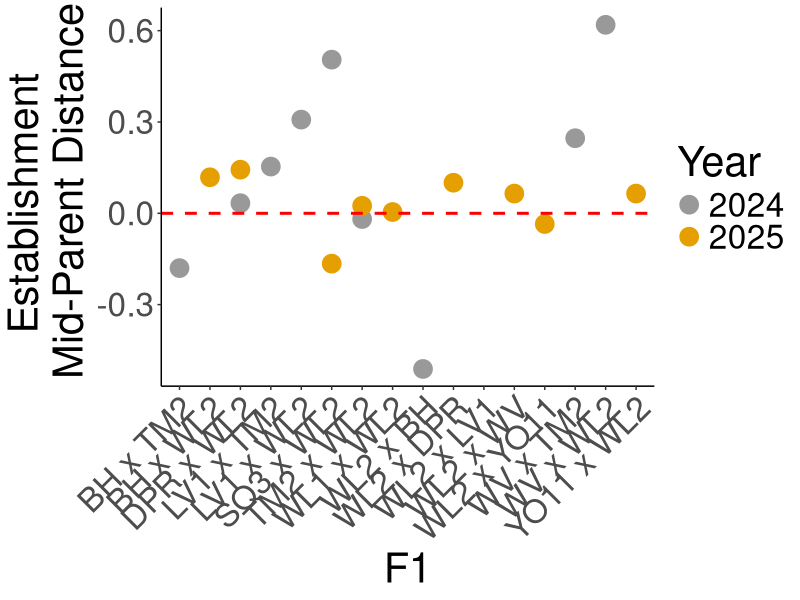
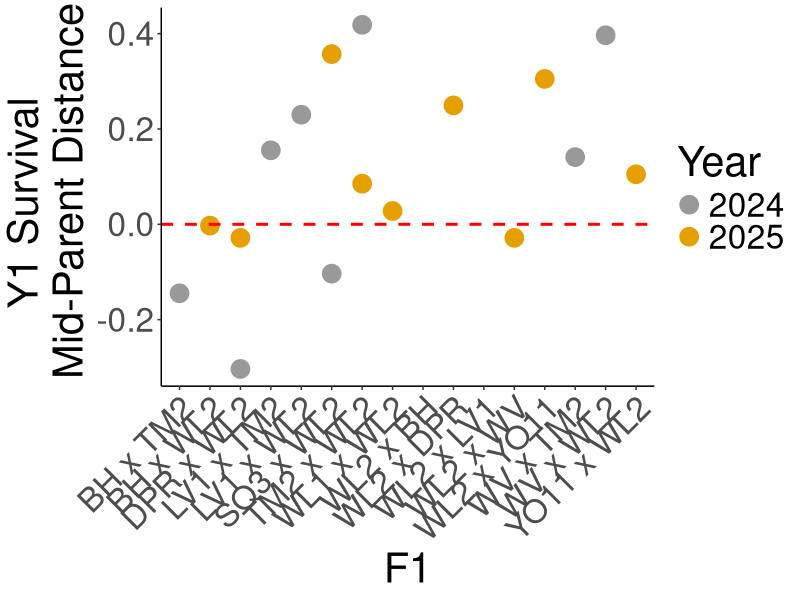
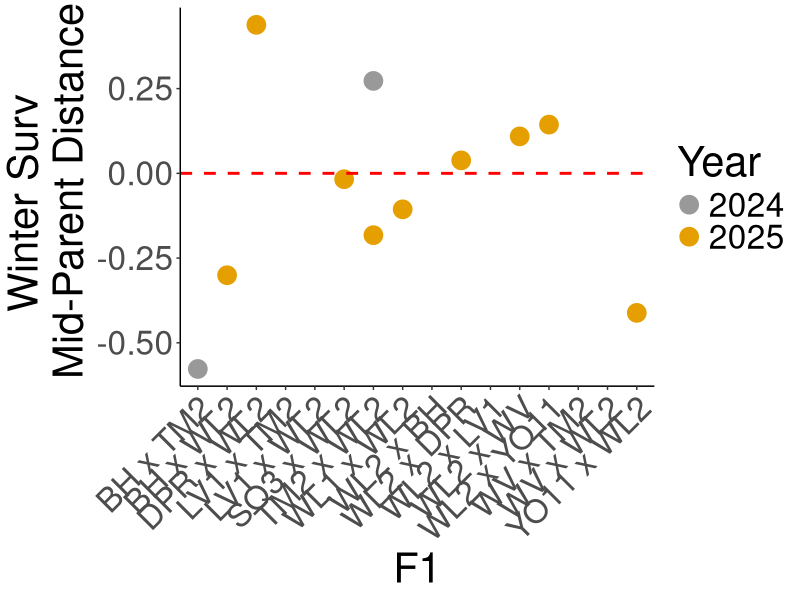
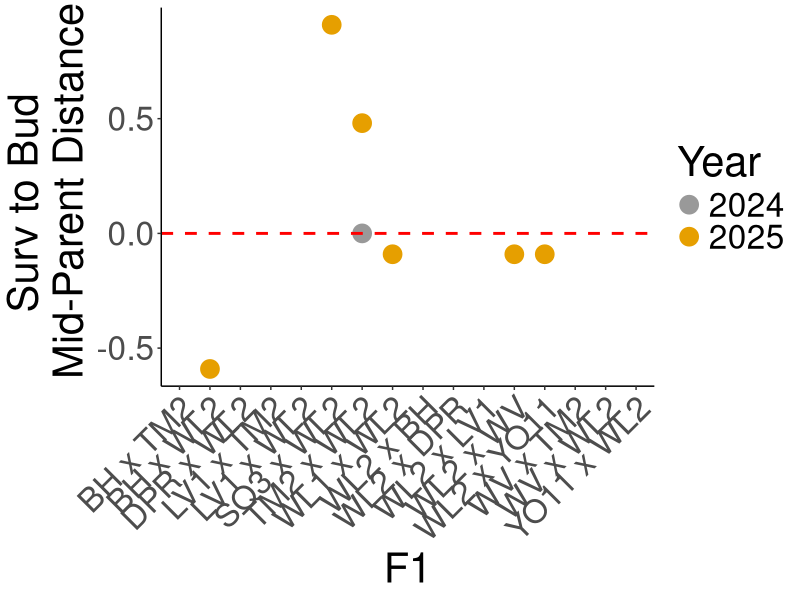
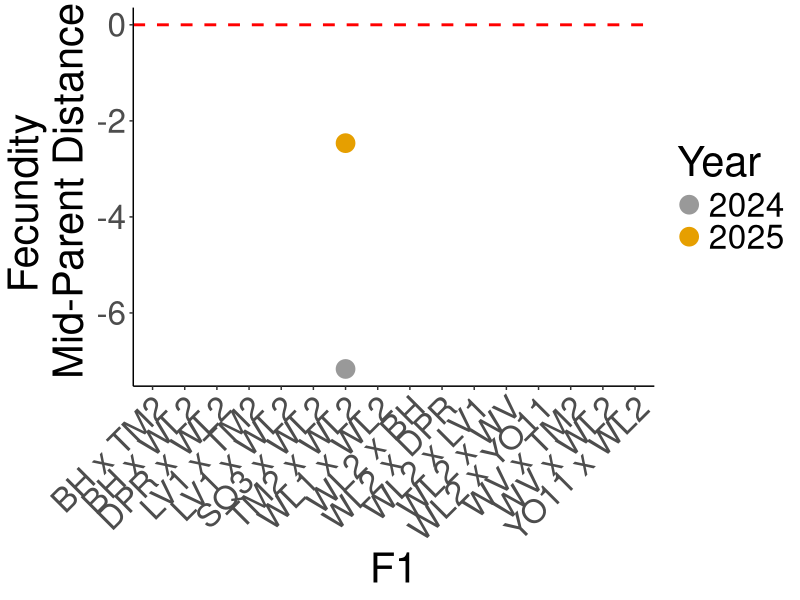
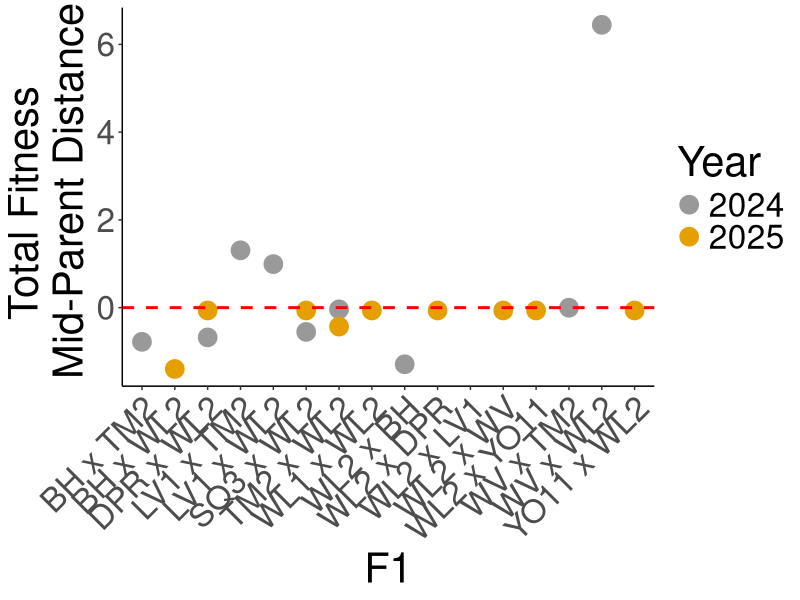
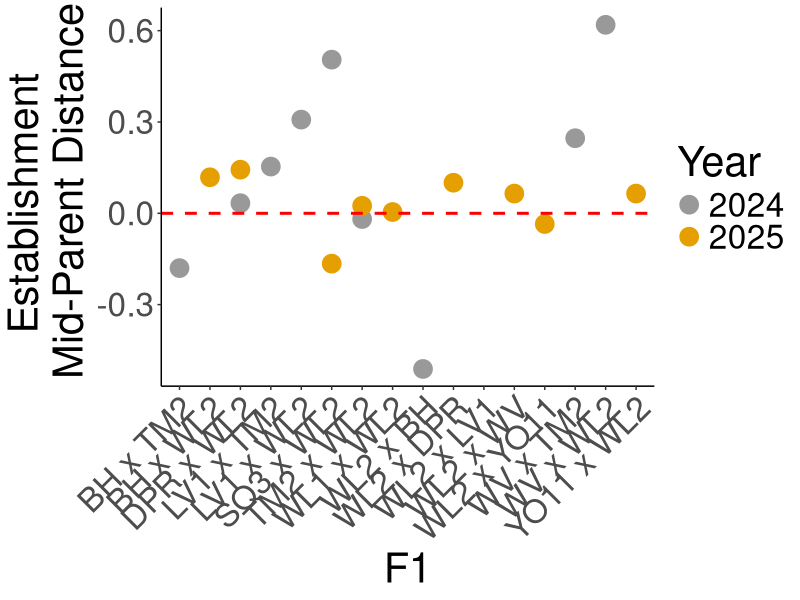
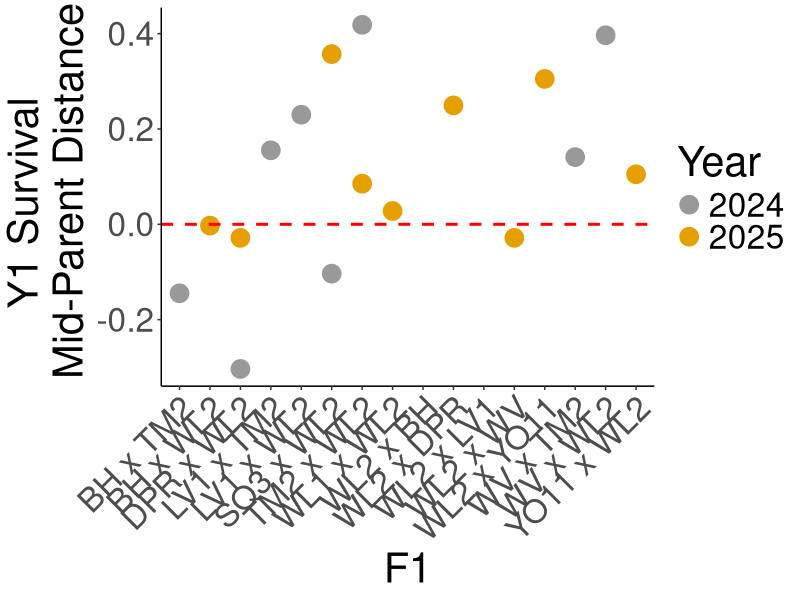

Recreate these plots in R, in order.
## ---- chunk 1
knitr::opts_chunk$set(echo = TRUE)
## ---- chunk 2
library(tidyverse)

cbPalette <- c("#999999", "#E69F00", "#56B4E9", "#009E73", "#F0E442", "#0072B2", "#D55E00", "#CC79A7")
## ---- chunk 3
total_fit_2024 <- read_csv("../output/WL2_Traits/WL2_2024_AllFitness.csv") %>% 
  mutate(num.fruit=if_else(is.na(num.fruit) | num.fruit==0, NA, num.fruit)) %>%  #make num fruit, per-capita rep output (no 0s)
  rename(FruitsY2=num.fruit)

total_fit_2025 <- read_csv("../output/WL2_Traits/WL2_2025_AllFitness.csv")  %>% 
  mutate(FruitsY1=if_else(is.na(FruitsY1) | FruitsY1==0, NA, FruitsY1),
         FruitsY2=if_else(is.na(FruitsY2) | FruitsY2==0, NA, FruitsY2),
         TotalFruit=if_else(is.na(TotalFruit) | TotalFruit==0, NA, TotalFruit)) #make num fruit, per-capita rep output (no 0s)
## ---- chunk 4
total_fit_2024_summary <- total_fit_2024 %>% 
  rename(TotalFruit=FruitsY2) %>% 
  filter(Pop.Type!="F2") %>% 
  group_by(Pop.Type, pop) %>% 
  summarise(n=n(), meanEst=mean(Establishment, na.rm=TRUE), 
            meanY1Surv=mean(Y1Surv, na.rm=TRUE), 
            meanWintSurv=mean(WintSurv, na.rm=TRUE), 
            meanSurvtoBud=mean(SurvtoBud, na.rm=TRUE), 
            meanTotalFruit=mean(TotalFruit, na.rm=TRUE), 
            meanProbFruit=mean(ProbFruit, na.rm=TRUE), 
            meanTotalFit=mean(TotalFitness, na.rm=TRUE)) %>% 
  filter(n>2) %>% 
  select(-n)
total_fit_2024_summary_parent1 <- total_fit_2024_summary %>% 
  filter(Pop.Type=="Parent") %>% 
  ungroup() %>% 
  select(-Pop.Type) %>% 
  rename_with(~ paste0(., "_Parent1"))
total_fit_2024_summary_parent2 <- total_fit_2024_summary %>% 
  filter(Pop.Type=="Parent") %>% 
  ungroup() %>% 
  select(-Pop.Type) %>% 
  rename_with(~ paste0(., "_Parent2"))

total_fit_2025_summary <- total_fit_2025 %>% 
  filter(Pop.Type!="F2") %>% 
  group_by(Pop.Type, pop.id) %>% 
  summarise(n=n(), meanEst=mean(Establishment, na.rm=TRUE), 
            meanY1Surv=mean(Y1Surv, na.rm=TRUE), 
            meanWintSurv=mean(WintSurv, na.rm=TRUE), 
            meanSurvtoBud=mean(SurvtoBud, na.rm=TRUE), 
            meanTotalFruit=mean(TotalFruit, na.rm=TRUE), 
            meanProbFruit=mean(ProbFruit, na.rm=TRUE), 
            meanTotalFit=mean(TotalFitness, na.rm=TRUE)) %>% 
  filter(n>2) %>% 
  select(-n)
total_fit_2025_summary_parent1 <- total_fit_2025_summary %>% 
  filter(Pop.Type=="Parent") %>% 
  ungroup() %>% 
  select(-Pop.Type) %>% 
  rename_with(~ paste0(., "_Parent1"))
total_fit_2025_summary_parent2 <- total_fit_2025_summary %>% 
  filter(Pop.Type=="Parent") %>% 
  ungroup() %>% 
  select(-Pop.Type) %>% 
  rename_with(~ paste0(., "_Parent2"))
## ---- chunk 5
total_fit_2024_midparent_calcs <- total_fit_2024_summary %>% 
  filter(Pop.Type=="F1") %>% 
  separate(pop, c("Pop1", NA, "Pop2"), remove = FALSE) %>% 
  left_join(total_fit_2024_summary_parent1, by=join_by(Pop1==pop_Parent1)) %>% 
  left_join(total_fit_2024_summary_parent2, by=join_by(Pop2==pop_Parent2)) %>% 
  mutate(mid_parent_Est=(meanEst_Parent1+meanEst_Parent2)/2,
         mid_parent_Y1Surv=(meanY1Surv_Parent1+meanY1Surv_Parent2)/2,
         mid_parent_WintSurv=(meanWintSurv_Parent1+meanWintSurv_Parent2)/2,
         mid_parent_SurvtoBud=(meanSurvtoBud_Parent1+meanSurvtoBud_Parent2)/2,
         mid_parent_TotalFruit=(meanTotalFruit_Parent1+meanTotalFruit_Parent2)/2,
         mid_parent_ProbFruit=(meanProbFruit_Parent1+meanProbFruit_Parent2)/2,
         mid_parent_TotalFit=(meanTotalFit_Parent1+meanTotalFit_Parent2)/2) %>% 
  mutate(dist_Est=(meanEst-mid_parent_Est),
         dist_Y1Surv=(meanY1Surv-mid_parent_Y1Surv),
         dist_WintSurv=(meanWintSurv-mid_parent_WintSurv),
         dist_SurvtoBud=(meanSurvtoBud-mid_parent_SurvtoBud),
         dist_TotalFruit=(meanTotalFruit-mid_parent_TotalFruit),
         dist_ProbFruit=(meanProbFruit-mid_parent_ProbFruit),
         dist_TotalFit=(meanTotalFit-mid_parent_TotalFit)) %>% 
  mutate(Year="2024")

total_fit_2025_midparent_calcs <- total_fit_2025_summary %>% 
  filter(Pop.Type=="F1") %>% 
  separate(pop.id, c("Pop1", NA, "Pop2"), remove = FALSE) %>% 
  left_join(total_fit_2025_summary_parent1, by=join_by(Pop1==pop.id_Parent1)) %>% 
  left_join(total_fit_2025_summary_parent2, by=join_by(Pop2==pop.id_Parent2)) %>% 
  mutate(mid_parent_Est=(meanEst_Parent1+meanEst_Parent2)/2,
         mid_parent_Y1Surv=(meanY1Surv_Parent1+meanY1Surv_Parent2)/2,
         mid_parent_WintSurv=(meanWintSurv_Parent1+meanWintSurv_Parent2)/2,
         mid_parent_SurvtoBud=(meanSurvtoBud_Parent1+meanSurvtoBud_Parent2)/2,
         mid_parent_TotalFruit=(meanTotalFruit_Parent1+meanTotalFruit_Parent2)/2,
         mid_parent_ProbFruit=(meanProbFruit_Parent1+meanProbFruit_Parent2)/2,
         mid_parent_TotalFit=(meanTotalFit_Parent1+meanTotalFit_Parent2)/2)  %>% 
  mutate(dist_Est=(meanEst-mid_parent_Est),
         dist_Y1Surv=(meanY1Surv-mid_parent_Y1Surv),
         dist_WintSurv=(meanWintSurv-mid_parent_WintSurv),
         dist_SurvtoBud=(meanSurvtoBud-mid_parent_SurvtoBud),
         dist_TotalFruit=(meanTotalFruit-mid_parent_TotalFruit),
         dist_ProbFruit=(meanProbFruit-mid_parent_ProbFruit),
         dist_TotalFit=(meanTotalFit-mid_parent_TotalFit)) %>% 
  mutate(Year="2025")
## ---- chunk 6
total_fit_2024_midparent_calcs %>% 
  rename(pop.id=pop) %>% 
  bind_rows(total_fit_2025_midparent_calcs) %>% 
  ggplot(aes(x=pop.id, y=dist_Est, colour = Year)) +
  geom_point(size=6) +
  theme_classic() +
  scale_color_manual(values = cbPalette) +
  geom_hline(yintercept = 0, color = "red", linetype = "dashed", linewidth = 1) +
  labs(x="F1", y="Establishment \n Mid-Parent Distance") +
  theme(text=element_text(size=30), axis.text.x = element_text(angle = 45, hjust = 1)) 
ggsave("../output/WL2_Traits/WL2_Est_MidParentDist.png", width = 12, height = 6, units = "in")
## ---- chunk 7
total_fit_2024_midparent_calcs %>% 
  rename(pop.id=pop) %>% 
  bind_rows(total_fit_2025_midparent_calcs) %>% 
  ggplot(aes(x=pop.id, y=dist_Y1Surv, colour = Year)) +
  geom_point(size=6) +
  theme_classic() +
  scale_color_manual(values = cbPalette) +
  geom_hline(yintercept = 0, color = "red", linetype = "dashed", linewidth = 1) +
  labs(x="F1", y="Y1 Survival \n Mid-Parent Distance") +
  theme(text=element_text(size=30), axis.text.x = element_text(angle = 45, hjust = 1)) 
ggsave("../output/WL2_Traits/WL2_Y1Surv_MidParentDist.png", width = 12, height = 6, units = "in")
## ---- chunk 8
total_fit_2024_midparent_calcs %>% 
  rename(pop.id=pop) %>% 
  bind_rows(total_fit_2025_midparent_calcs) %>% 
  ggplot(aes(x=pop.id, y=dist_WintSurv, colour = Year)) +
  geom_point(size=6) +
  theme_classic() +
  scale_color_manual(values = cbPalette) +
  geom_hline(yintercept = 0, color = "red", linetype = "dashed", linewidth = 1) +
  labs(x="F1", y="Winter Surv \n Mid-Parent Distance") +
  theme(text=element_text(size=30), axis.text.x = element_text(angle = 45, hjust = 1)) 
ggsave("../output/WL2_Traits/WL2_WintSurv_MidParentDist.png", width = 12, height = 6, units = "in")
## ---- chunk 9
total_fit_2024_midparent_calcs %>% 
  rename(pop.id=pop) %>% 
  bind_rows(total_fit_2025_midparent_calcs) %>% 
  ggplot(aes(x=pop.id, y=dist_SurvtoBud, colour = Year)) +
  geom_point(size=6) +
  theme_classic() +
  scale_color_manual(values = cbPalette) +
  geom_hline(yintercept = 0, color = "red", linetype = "dashed", linewidth = 1) +
  labs(x="F1", y="Surv to Bud \n Mid-Parent Distance") +
  theme(text=element_text(size=30), axis.text.x = element_text(angle = 45, hjust = 1)) 
ggsave("../output/WL2_Traits/WL2_SurvtoBud_MidParentDist.png", width = 12, height = 6, units = "in")
## ---- chunk 10
total_fit_2024_midparent_calcs %>% 
  rename(pop.id=pop) %>% 
  bind_rows(total_fit_2025_midparent_calcs) %>% 
  ggplot(aes(x=pop.id, y=dist_TotalFruit, colour = Year)) +
  geom_point(size=6) +
  theme_classic() +
  scale_color_manual(values = cbPalette) +
  geom_hline(yintercept = 0, color = "red", linetype = "dashed", linewidth = 1) +
  labs(x="F1", y="Fecundity \n Mid-Parent Distance") +
  theme(text=element_text(size=30), axis.text.x = element_text(angle = 45, hjust = 1)) 
ggsave("../output/WL2_Traits/WL2_TotalFruit_MidParentDist.png", width = 12, height = 6, units = "in")
## ---- chunk 11
total_fit_2024_midparent_calcs %>% 
  rename(pop.id=pop) %>% 
  bind_rows(total_fit_2025_midparent_calcs) %>% 
  ggplot(aes(x=pop.id, y=dist_TotalFit, colour = Year)) +
  geom_point(size=6) +
  theme_classic() +
  scale_color_manual(values = cbPalette) +
  geom_hline(yintercept = 0, color = "red", linetype = "dashed", linewidth = 1) +
  labs(x="F1", y="Total Fitness \n Mid-Parent Distance") +
  theme(text=element_text(size=30), axis.text.x = element_text(angle = 45, hjust = 1)) 
ggsave("../output/WL2_Traits/WL2_TotalFit_MidParentDist.png", width = 12, height = 6, units = "in")
